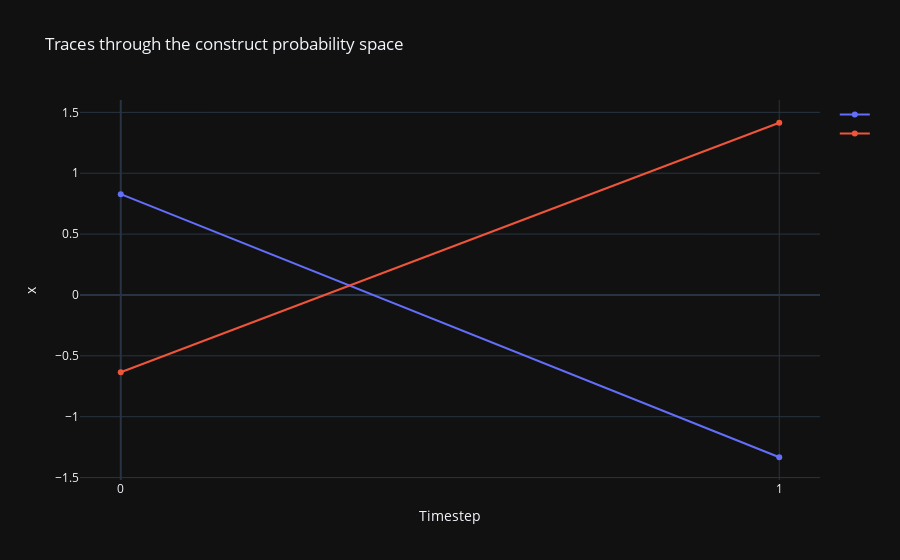

The cell this chart's notebook holds for it:
### Markdown cell above
Lets now sample from our expanded model to get a feel on how it behaves over time.

### Code cell
samples = np.array(expanded_model.probabilistic_circuit.sample(2))

def plot_samples(samples: np.ndarray) -> go.Figure:
    """
    Plot samples through time.
    :param samples: The samples to plot 
    :return: The figure
    """
    fig = go.Figure()
    timesteps = list(range(samples.shape[1]))
    for point in samples:
        fig.add_trace(go.Scatter(x = timesteps, y=point, mode="lines+markers", name=""))
    fig.update_layout(title="Traces through the construct probability space", yaxis_title="x", xaxis_title="Timestep")
    fig.update_xaxes(tickvals=timesteps)
    return fig

plot_samples(samples).show()

### Figure 1 — Plotly figure (JSON) as saved in the notebook; plotly's stock layout.template omitted (floating-point values rounded to 4 significant figures)
{"data": [{"mode": "lines+markers", "name": "", "x": [0, 1], "y": [0.828, -1.333], "type": "scatter"}, {"mode": "lines+markers", "name": "", "x": [0, 1], "y": [-0.6353, 1.415], "type": "scatter"}], "layout": {"title": {"text": "Traces through the construct probability space"}, "yaxis": {"title": {"text": "x"}}, "xaxis": {"title": {"text": "Timestep"}, "tickvals": [0, 1]}}}
